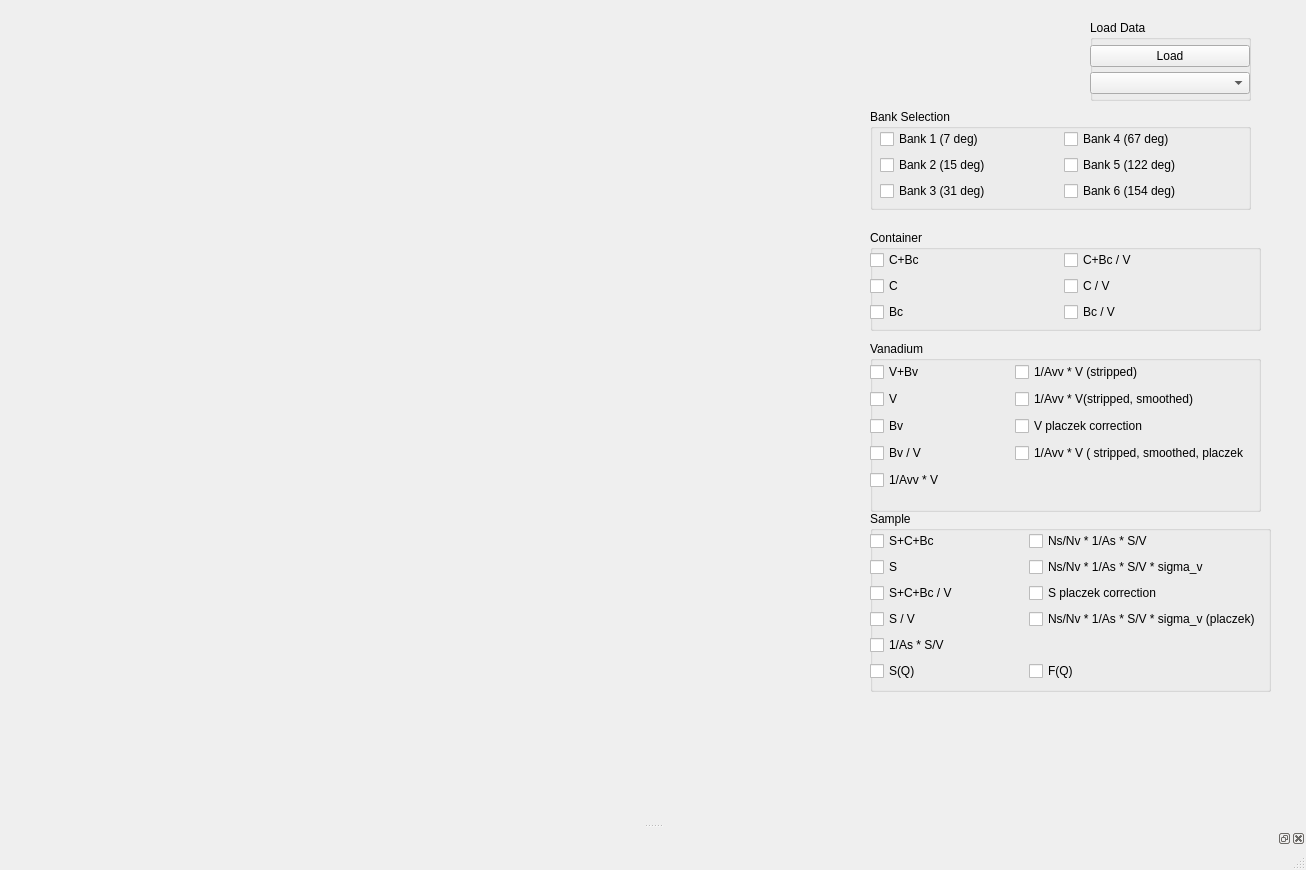
<?xml version="1.0" encoding="UTF-8"?>
<ui version="4.0">
 <class>MainWindow</class>
 <widget class="QMainWindow" name="MainWindow">
  <property name="geometry">
   <rect>
    <x>0</x>
    <y>0</y>
    <width>1306</width>
    <height>870</height>
   </rect>
  </property>
  <property name="windowTitle">
   <string>MainWindow</string>
  </property>
  <widget class="QWidget" name="centralwidget">
   <widget class="QGroupBox" name="loadDataGroupBox">
    <property name="geometry">
     <rect>
      <x>1090</x>
      <y>20</y>
      <width>161</width>
      <height>81</height>
     </rect>
    </property>
    <property name="title">
     <string>Load Data</string>
    </property>
    <widget class="QWidget" name="verticalLayoutWidget">
     <property name="geometry">
      <rect>
       <x>0</x>
       <y>20</y>
       <width>160</width>
       <height>61</height>
      </rect>
     </property>
     <layout class="QVBoxLayout" name="verticalLayout">
      <property name="spacing">
       <number>0</number>
      </property>
      <property name="sizeConstraint">
       <enum>QLayout::SetNoConstraint</enum>
      </property>
      <item>
       <widget class="QPushButton" name="loadDataButton">
        <property name="text">
         <string>Load</string>
        </property>
       </widget>
      </item>
      <item>
       <widget class="QComboBox" name="dataSelectComboBox"/>
      </item>
     </layout>
    </widget>
   </widget>
   <widget class="QGroupBox" name="containerGroupBox">
    <property name="geometry">
     <rect>
      <x>870</x>
      <y>230</y>
      <width>391</width>
      <height>101</height>
     </rect>
    </property>
    <property name="title">
     <string>Container</string>
    </property>
    <widget class="QWidget" name="gridLayoutWidget_2">
     <property name="geometry">
      <rect>
       <x>0</x>
       <y>20</y>
       <width>381</width>
       <height>74</height>
      </rect>
     </property>
     <layout class="QGridLayout" name="containerLayout">
      <item row="0" column="0">
       <widget class="QCheckBox" name="container_and_background_select">
        <property name="text">
         <string>C+Bc</string>
        </property>
       </widget>
      </item>
      <item row="1" column="0">
       <widget class="QCheckBox" name="container_minus_background_select">
        <property name="text">
         <string>C</string>
        </property>
       </widget>
      </item>
      <item row="2" column="0">
       <widget class="QCheckBox" name="container_background_select">
        <property name="text">
         <string>Bc</string>
        </property>
       </widget>
      </item>
      <item row="0" column="1">
       <widget class="QCheckBox" name="container_and_background_normalized_select">
        <property name="text">
         <string>C+Bc / V</string>
        </property>
       </widget>
      </item>
      <item row="1" column="1">
       <widget class="QCheckBox" name="container_normalized">
        <property name="text">
         <string>C / V</string>
        </property>
       </widget>
      </item>
      <item row="2" column="1">
       <widget class="QCheckBox" name="container_background_normalized">
        <property name="text">
         <string>Bc / V</string>
        </property>
       </widget>
      </item>
     </layout>
    </widget>
   </widget>
   <widget class="QGroupBox" name="vanadiumGroupBox">
    <property name="geometry">
     <rect>
      <x>870</x>
      <y>341</y>
      <width>391</width>
      <height>171</height>
     </rect>
    </property>
    <property name="title">
     <string>Vanadium</string>
    </property>
    <widget class="QWidget" name="gridLayoutWidget_3">
     <property name="geometry">
      <rect>
       <x>0</x>
       <y>20</y>
       <width>381</width>
       <height>131</height>
      </rect>
     </property>
     <layout class="QGridLayout" name="vanadiumLayout">
      <item row="1" column="1">
       <widget class="QCheckBox" name="vanadium_minus_background_ms_abs_corr_stripped_smoothed_select">
        <property name="text">
         <string>1/Avv * V(stripped, smoothed)</string>
        </property>
       </widget>
      </item>
      <item row="3" column="0">
       <widget class="QCheckBox" name="vanadium_background_normalized_select">
        <property name="text">
         <string>Bv / V</string>
        </property>
       </widget>
      </item>
      <item row="0" column="0">
       <widget class="QCheckBox" name="vanadium_and_background_select">
        <property name="text">
         <string>V+Bv</string>
        </property>
       </widget>
      </item>
      <item row="1" column="0">
       <widget class="QCheckBox" name="vanadium_minus_background_select">
        <property name="text">
         <string>V</string>
        </property>
       </widget>
      </item>
      <item row="2" column="0">
       <widget class="QCheckBox" name="vanadium_background_select">
        <property name="text">
         <string>Bv</string>
        </property>
       </widget>
      </item>
      <item row="0" column="1">
       <widget class="QCheckBox" name="vanadium_minus_background_ms_abs_corr_stripped_select">
        <property name="text">
         <string>1/Avv * V (stripped)</string>
        </property>
       </widget>
      </item>
      <item row="2" column="1">
       <widget class="QCheckBox" name="vanadium_placzek_correction_select">
        <property name="text">
         <string>V placzek correction</string>
        </property>
       </widget>
      </item>
      <item row="3" column="1">
       <widget class="QCheckBox" name="vanadium_minus_background_ms_abs_corr_stripped_smoothed_placzek_select">
        <property name="text">
         <string>1/Avv * V ( stripped, smoothed, placzek</string>
        </property>
       </widget>
      </item>
      <item row="4" column="0">
       <widget class="QCheckBox" name="vanadium_minus_background_ms_abs_corr_select">
        <property name="text">
         <string>1/Avv * V</string>
        </property>
       </widget>
      </item>
     </layout>
    </widget>
   </widget>
   <widget class="QGroupBox" name="sampleGroupBox">
    <property name="geometry">
     <rect>
      <x>870</x>
      <y>511</y>
      <width>401</width>
      <height>181</height>
     </rect>
    </property>
    <property name="title">
     <string>Sample</string>
    </property>
    <widget class="QWidget" name="gridLayoutWidget_4">
     <property name="geometry">
      <rect>
       <x>0</x>
       <y>20</y>
       <width>391</width>
       <height>152</height>
      </rect>
     </property>
     <layout class="QGridLayout" name="sampleLayout">
      <item row="1" column="1">
       <widget class="QCheckBox" name="sample_minus_background_normalized_ms_abs_corr_norm_by_atoms_sigma_v_select">
        <property name="text">
         <string>Ns/Nv * 1/As * S/V * sigma_v</string>
        </property>
       </widget>
      </item>
      <item row="3" column="0">
       <widget class="QCheckBox" name="sample_normalized_select">
        <property name="text">
         <string>S / V</string>
        </property>
       </widget>
      </item>
      <item row="0" column="0">
       <widget class="QCheckBox" name="sample_and_background_select">
        <property name="text">
         <string>S+C+Bc</string>
        </property>
       </widget>
      </item>
      <item row="1" column="0">
       <widget class="QCheckBox" name="sample_minus_background_select">
        <property name="text">
         <string>S</string>
        </property>
       </widget>
      </item>
      <item row="2" column="0">
       <widget class="QCheckBox" name="sample_and_background_normalized_select">
        <property name="text">
         <string>S+C+Bc / V</string>
        </property>
       </widget>
      </item>
      <item row="0" column="1">
       <widget class="QCheckBox" name="sample_minus_background_normalized_ms_abs_corr_norm_by_atoms_select">
        <property name="text">
         <string>Ns/Nv * 1/As * S/V</string>
        </property>
       </widget>
      </item>
      <item row="2" column="1">
       <widget class="QCheckBox" name="sample_placzek_correction">
        <property name="text">
         <string>S placzek correction</string>
        </property>
       </widget>
      </item>
      <item row="3" column="1">
       <widget class="QCheckBox" name="sample_minus_background_normalized_ms_abs_corr_norm_by_atoms_sigma_v_placzek_select">
        <property name="text">
         <string>Ns/Nv * 1/As * S/V * sigma_v (placzek)</string>
        </property>
       </widget>
      </item>
      <item row="4" column="0">
       <widget class="QCheckBox" name="sample_minus_background_normalized_ms_abs_corr_select">
        <property name="text">
         <string>1/As * S/V</string>
        </property>
       </widget>
      </item>
      <item row="5" column="0">
       <widget class="QCheckBox" name="sofq_select">
        <property name="text">
         <string>S(Q)</string>
        </property>
       </widget>
      </item>
      <item row="5" column="1">
       <widget class="QCheckBox" name="fofq_select">
        <property name="text">
         <string>F(Q)</string>
        </property>
       </widget>
      </item>
     </layout>
    </widget>
   </widget>
   <widget class="QGroupBox" name="bankSelectionGroupBox">
    <property name="geometry">
     <rect>
      <x>870</x>
      <y>109</y>
      <width>381</width>
      <height>101</height>
     </rect>
    </property>
    <property name="title">
     <string>Bank Selection</string>
    </property>
    <widget class="QWidget" name="gridLayoutWidget_5">
     <property name="geometry">
      <rect>
       <x>10</x>
       <y>20</y>
       <width>361</width>
       <height>74</height>
      </rect>
     </property>
     <layout class="QGridLayout" name="gridLayout_5">
      <item row="0" column="0">
       <widget class="QCheckBox" name="bank1_select">
        <property name="text">
         <string>Bank 1 (7 deg)</string>
        </property>
       </widget>
      </item>
      <item row="1" column="0">
       <widget class="QCheckBox" name="bank2_select">
        <property name="text">
         <string>Bank 2 (15 deg)</string>
        </property>
       </widget>
      </item>
      <item row="2" column="0">
       <widget class="QCheckBox" name="bank3_select">
        <property name="text">
         <string>Bank 3 (31 deg)</string>
        </property>
       </widget>
      </item>
      <item row="0" column="1">
       <widget class="QCheckBox" name="bank4_select">
        <property name="text">
         <string>Bank 4 (67 deg)</string>
        </property>
       </widget>
      </item>
      <item row="1" column="1">
       <widget class="QCheckBox" name="bank5_select">
        <property name="text">
         <string>Bank 5 (122 deg)</string>
        </property>
       </widget>
      </item>
      <item row="2" column="1">
       <widget class="QCheckBox" name="bank6_select">
        <property name="text">
         <string>Bank 6 (154 deg)</string>
        </property>
       </widget>
      </item>
     </layout>
    </widget>
   </widget>
  </widget>
  <widget class="QMenuBar" name="menubar">
   <property name="geometry">
    <rect>
     <x>0</x>
     <y>0</y>
     <width>1306</width>
     <height>20</height>
    </rect>
   </property>
  </widget>
  <widget class="QStatusBar" name="statusbar"/>
  <widget class="QDockWidget" name="adjustDataDock">
   <attribute name="dockWidgetArea">
    <number>8</number>
   </attribute>
   <widget class="QWidget" name="dockWidgetContents">
    <widget class="QGroupBox" name="adjustDataGroupBox">
     <property name="geometry">
      <rect>
       <x>9</x>
       <y>-1</y>
       <width>381</width>
       <height>101</height>
      </rect>
     </property>
     <property name="sizePolicy">
      <sizepolicy hsizetype="Expanding" vsizetype="Expanding">
       <horstretch>0</horstretch>
       <verstretch>0</verstretch>
      </sizepolicy>
     </property>
     <property name="title">
      <string>Adjust Data</string>
     </property>
     <widget class="QWidget" name="gridLayoutWidget">
      <property name="geometry">
       <rect>
        <x>0</x>
        <y>20</y>
        <width>381</width>
        <height>80</height>
       </rect>
      </property>
      <layout class="QGridLayout" name="adjustDataLayout">
       <item row="2" column="0">
        <widget class="QSlider" name="scaleSlider">
         <property name="orientation">
          <enum>Qt::Horizontal</enum>
         </property>
        </widget>
       </item>
       <item row="0" column="0">
        <widget class="QLabel" name="scaleLabel">
         <property name="text">
          <string>Scale</string>
         </property>
        </widget>
       </item>
       <item row="0" column="1">
        <widget class="QLabel" name="shiftLabel">
         <property name="text">
          <string>Shift</string>
         </property>
        </widget>
       </item>
       <item row="2" column="1">
        <widget class="QSlider" name="shiftSlider">
         <property name="orientation">
          <enum>Qt::Horizontal</enum>
         </property>
        </widget>
       </item>
      </layout>
     </widget>
    </widget>
   </widget>
  </widget>
 </widget>
 <resources/>
 <connections/>
</ui>
